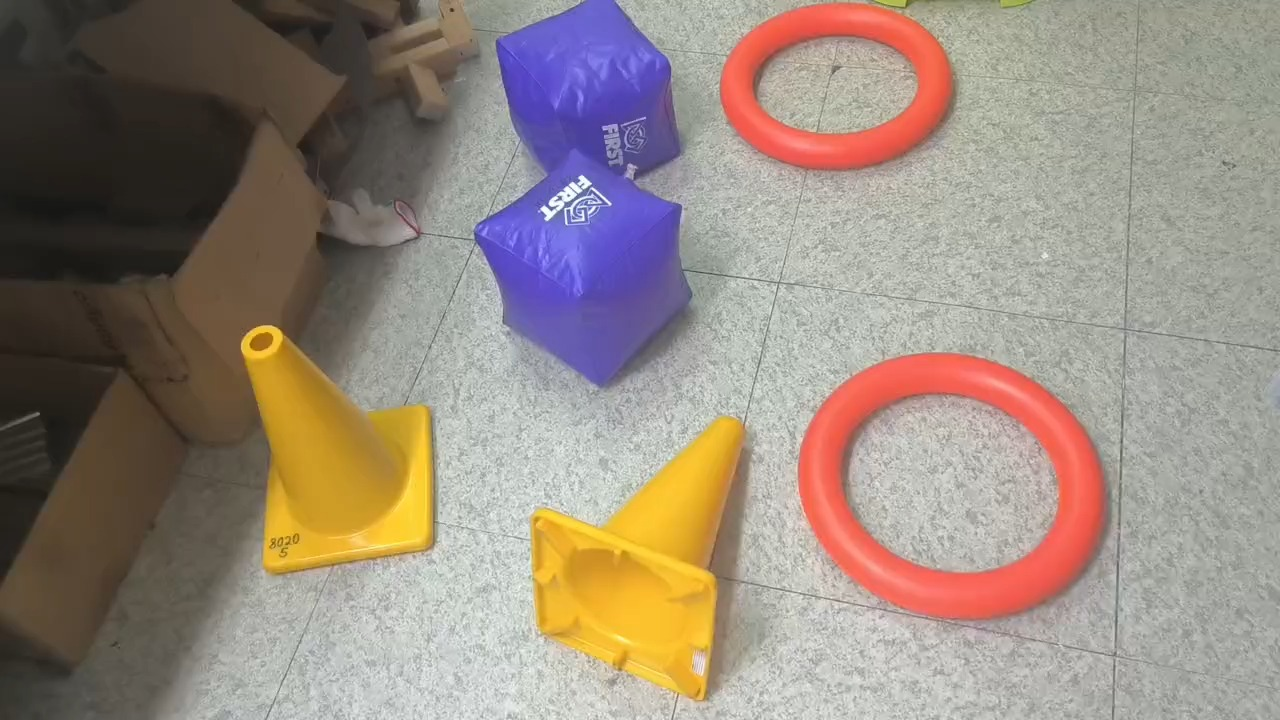
#> input picture objects.jpg, 1280 x 720 px
$ python color_split.py objects.jpg
#> lines starting #> are read from the running program, lines starting #| are printed output that depends on the picture
#!/usr/bin/env python3
"""Split an image into distinct areas of different colors.

Usage:
    python color_split.py image.jpg
    python color_split.py image.jpg --k 5 --save-dir out --no-show
"""

import argparse
import os
import sys

import cv2
import numpy as np
import matplotlib.pyplot as plt


def load_image(path):
    """Read an image, or exit with a message if the path is unreadable."""
#> called with path = 'objects.jpg'
    image = cv2.imread(path)
#> image is the input picture: shape (720, 1280, 3); mean B, G, R 126.6, 137.6, 151.1
    if image is None:
        sys.exit(f"Could not read image: {path}")
    return image


def cluster_colors(image, k):
    """Group every pixel into k colors with k-means.

    Returns a (height, width) array of cluster ids and the k cluster colors.
    """
#> called with k = 3
    pixels = image.reshape(-1, 3).astype(np.float32)
    criteria = (cv2.TERM_CRITERIA_EPS + cv2.TERM_CRITERIA_MAX_ITER, 20, 1.0)
    _, labels, centers = cv2.kmeans(pixels, k, None, criteria, 5, cv2.KMEANS_PP_CENTERS)
#> centers = [[62.04, 64.58, 74.36], [171.8, 173, 172.3], [66.18, 139.8, 225.2]]
    return labels.reshape(image.shape[:2]), centers.astype(np.uint8)


def extract_color(image, labels, index):
    """Keep only the pixels belonging to one cluster; white out the rest."""
    part = np.full_like(image, 255)
    part[labels == index] = image[labels == index]
    return part


def show(image, parts, centers):
    """Display the original alongside each color region."""
    fig, axes = plt.subplots(1, len(parts) + 1, figsize=(4 * (len(parts) + 1), 4))
    axes[0].imshow(cv2.cvtColor(image, cv2.COLOR_BGR2RGB))
    axes[0].set_title("Original")

    for ax, part, center in zip(axes[1:], parts, centers):
        b, g, r = center
        ax.imshow(cv2.cvtColor(part, cv2.COLOR_BGR2RGB))
        ax.set_title(f"RGB({r},{g},{b})")

    for ax in axes:
        ax.axis("off")
    plt.tight_layout()
    plt.show()


def parse_args():
    parser = argparse.ArgumentParser(description=__doc__.splitlines()[0])
    parser.add_argument("image_path", help="path to the input image")
    parser.add_argument("--k", type=int, default=3,
                        help="number of colors to split into (default: 3)")
    parser.add_argument("--save-dir", default=".",
                        help="directory to write color_N.png into (default: current)")
    parser.add_argument("--no-show", action="store_true",
                        help="skip the display window")
    return parser.parse_args()


def main():
    args = parse_args()

    image = load_image(args.image_path)
    labels, centers = cluster_colors(image, args.k)
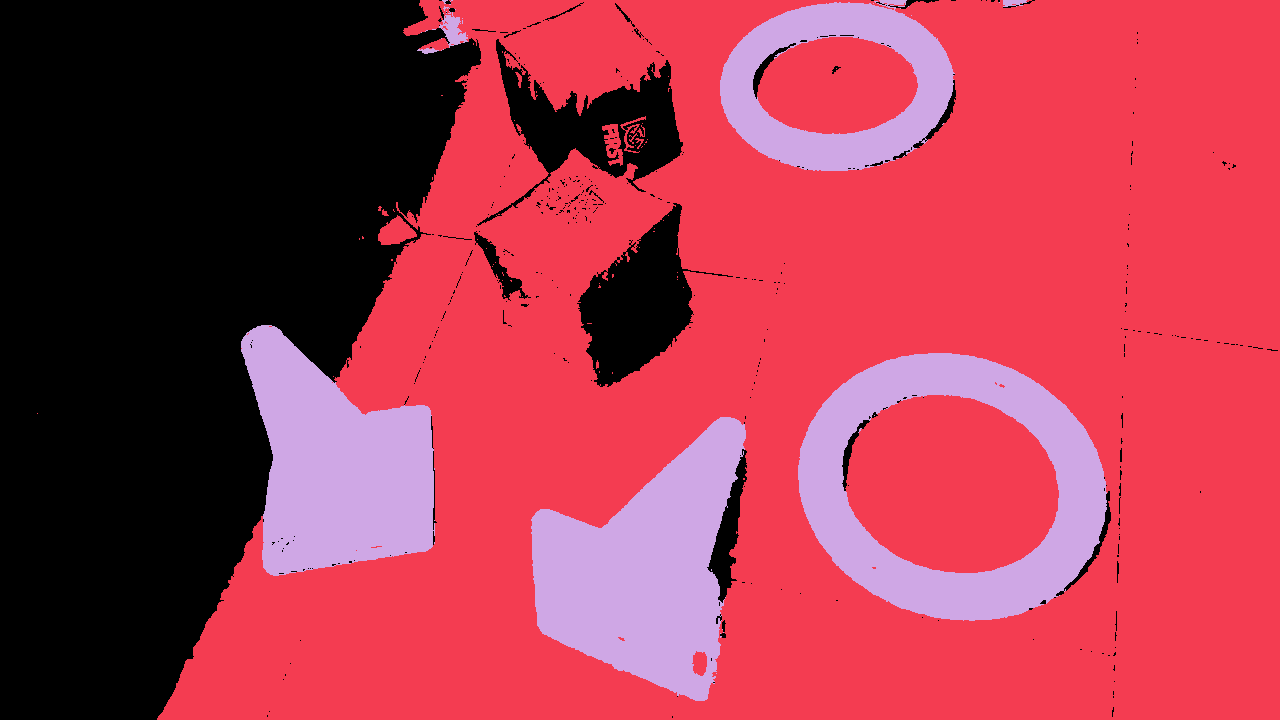
#> labels: shape (720, 1280) int32; 3 distinct labels, from 0 to 2; one colour per label, 0 black
#> centers = [[62, 64, 74], [171, 172, 172], [66, 139, 225]]

    os.makedirs(args.save_dir, exist_ok=True)
    parts = [extract_color(image, labels, i) for i in range(args.k)]
#> in extract_color, `part[labels == index] = image[labels == index]`:
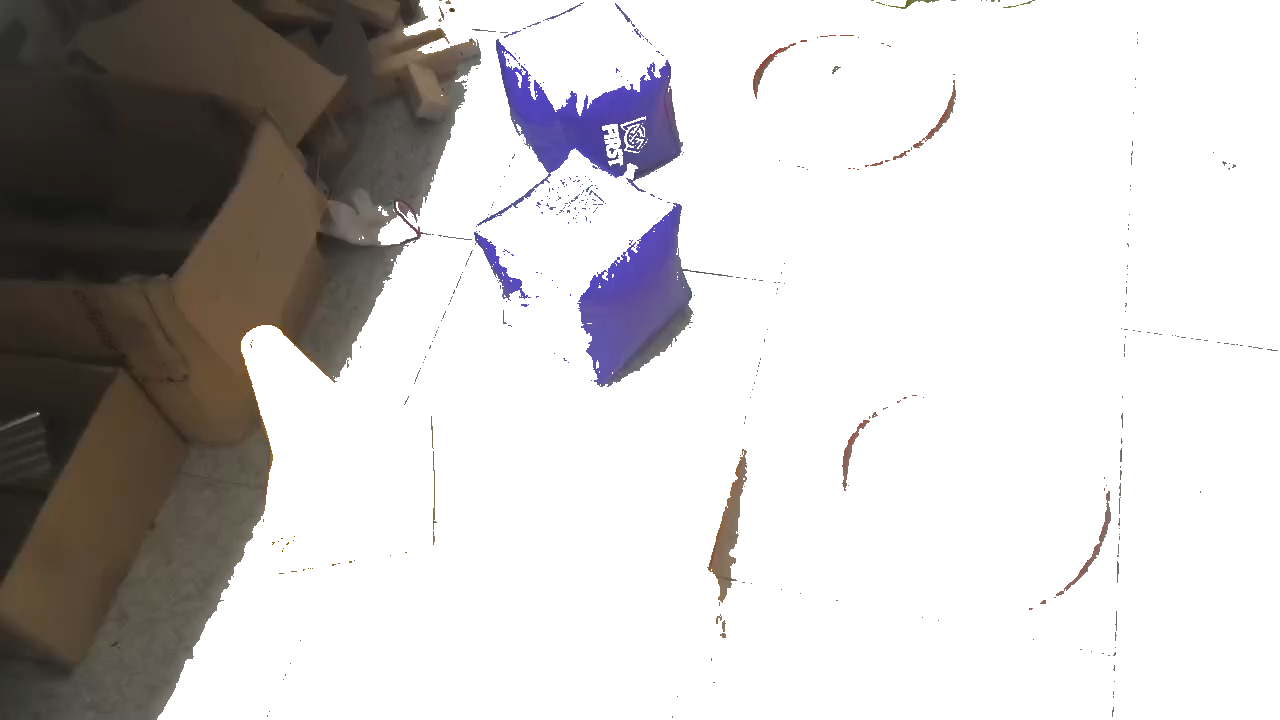
#> part: shape (720, 1280, 3); mean B, G, R 199.7, 200.5, 203.3
#> call 2 of extract_color, with index = 1
#> in extract_color (call 2), `part = np.full_like(image, 255)`: part: shape (720, 1280, 3); every value is 255
#> in extract_color (call 2), `part[labels == index] = image[labels == index]`:
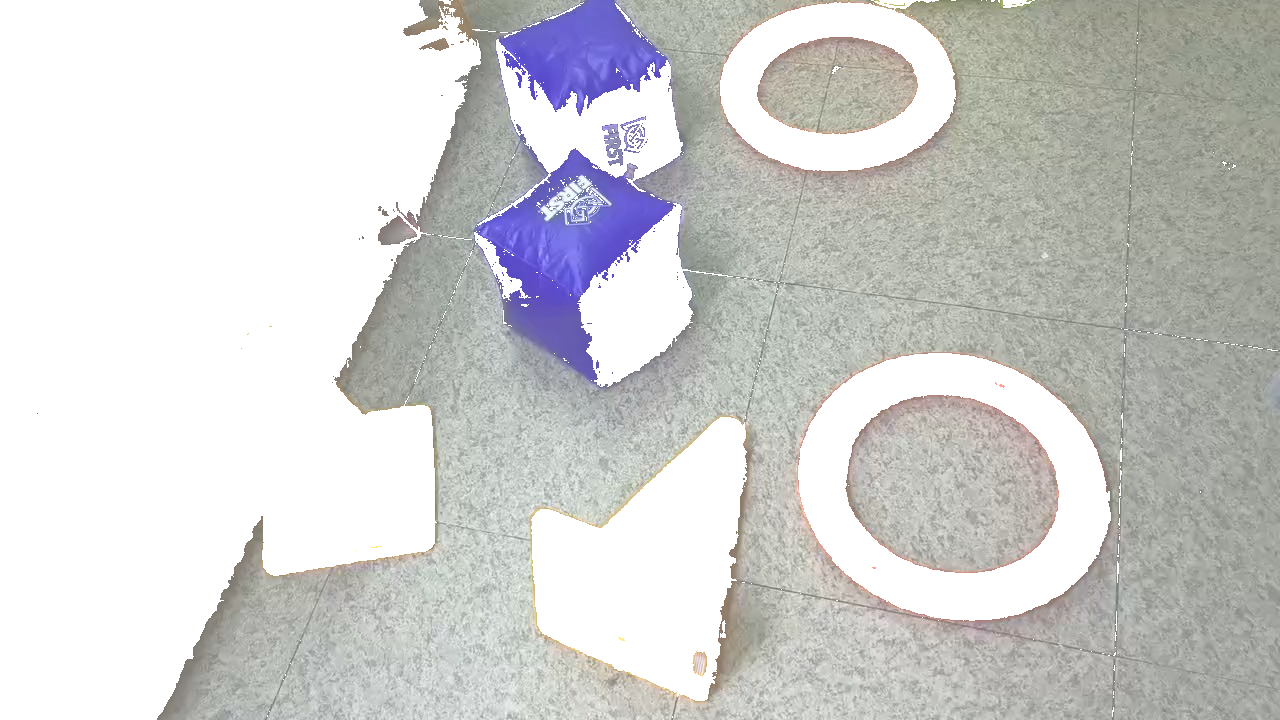
#> part: shape (720, 1280, 3); mean B, G, R 206.4, 207.1, 206.7
#> call 3 of extract_color, with index = 2
#> in extract_color (call 3), `part[labels == index] = image[labels == index]`:
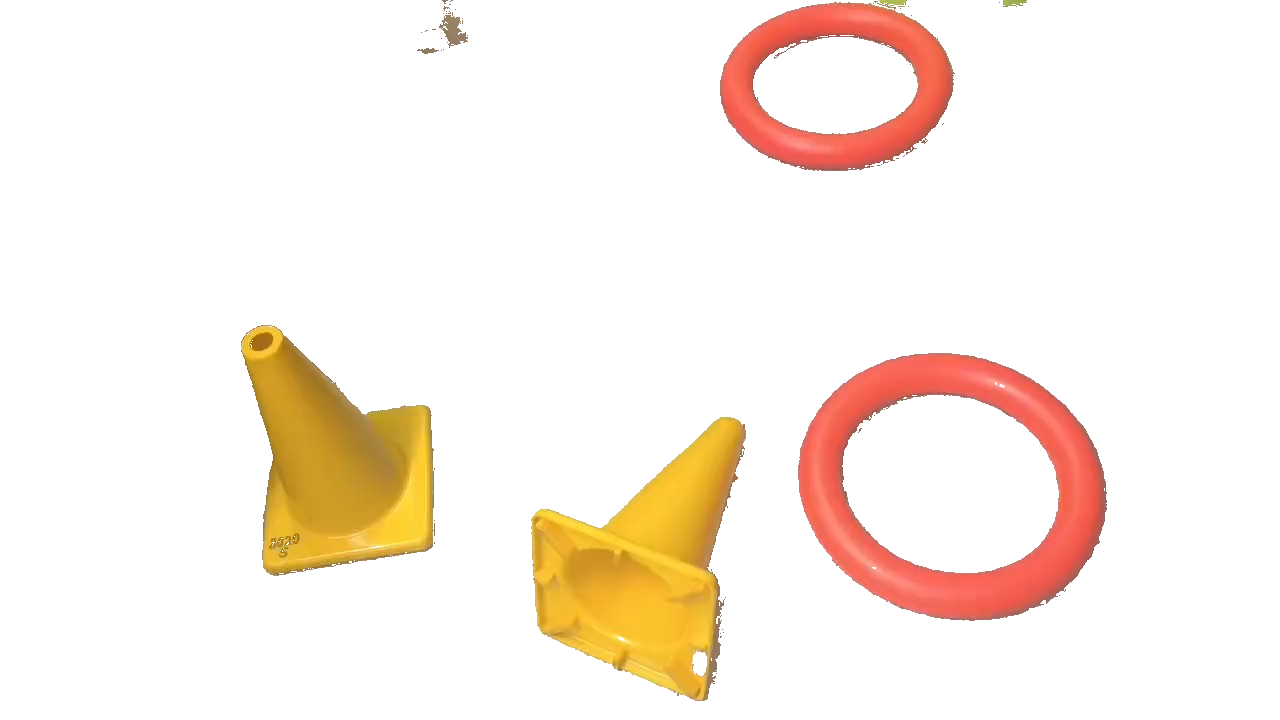
#> part: shape (720, 1280, 3); mean B, G, R 230.5, 240, 251.1
#> parts = 3 items
    for i, part in enumerate(parts):
        cv2.imwrite(os.path.join(args.save_dir, f"color_{i}.png"), part)
#> this loop made 3 passes

    if not args.no_show:
        show(image, parts, centers)
#> the loop in show, `for ax, part, center in zip(axes[1:], parts, centers):` made 3 passes
#> the loop in show, `for ax in axes:` made 4 passes
#> in show, `plt.show()`:
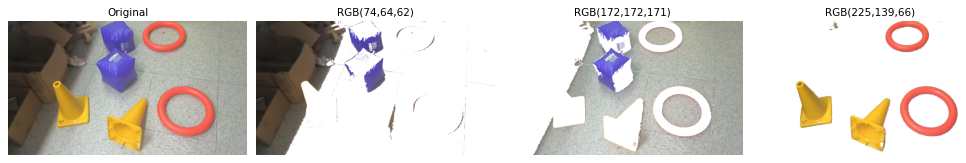
#> figure drawn by matplotlib, 4 panels


if __name__ == "__main__":
    main()
